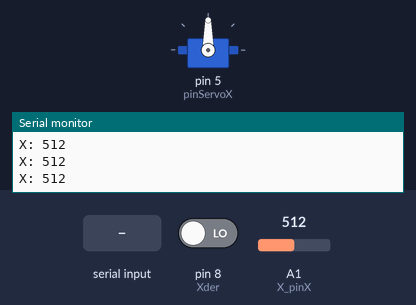
Bench run of a sketch on a simulated Arduino Uno, built with avr-gcc and run on an emulated ATmega328P. On the bench: servo, the last lines printed to the serial monitor. Inputs (shaded band) come from the test bench; at power-on: A1 (X_pinX) = 512, pin 8 (Xder) LOW.

Above: at 1.2 s.
1.3 s: A1 (X_pinX) set to 425
2.8 s: A1 (X_pinX) set to 397
At 4.0 s:
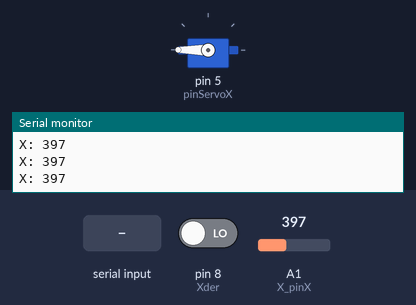
4.3 s: A1 (X_pinX) set to 1023
At 5.3 s:
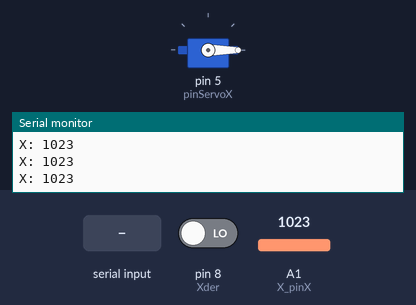
5.8 s: "g" received over Serial
At 7.1 s:
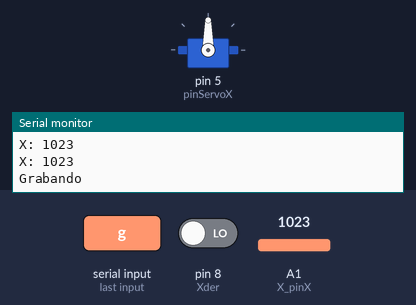
8.3 s: A1 (X_pinX) set to 626
11.3 s: A1 (X_pinX) set to 602
At 12.0 s:
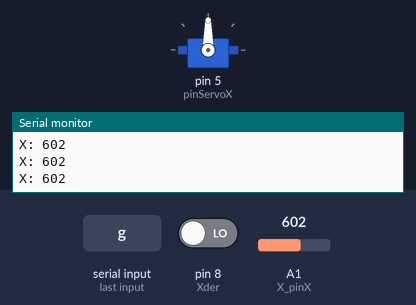
Timing chart, 0 to 13.8 s (numbered marks = the images above; inputs shaded):
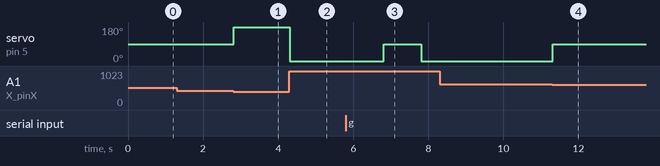

Measured:
- the behaviour switches between 412 and 411 on A1 (X_pinX) (found by bisection; images 0 and 1)
- after the input at 2.8 s, servo on pin 5 (pinServoX): 90° → 180° at once
- after the input at 4.3 s, servo on pin 5 (pinServoX): 180° → 0° at once
- after the input at 5.8 s, servo on pin 5 (pinServoX): 0° → 90° after 1.0 s, → 0° 1.0 s later
- after the input at 11.3 s, servo on pin 5 (pinServoX): 0° → 90° at once

The sketch:

Actividad-5.1.ino
```cpp
#include <Servo.h>

#define boton_pin 13 // pin digital para el botón
#define Y_pinY A0 // pin analógico para leer eje X
#define X_pinX A1 // pin analógico para leer eje X

#define DERECHA 0
#define IZQUIERDA 1
#define PARADA 2

#define sizearray 5

int Xder = 8;
int Xizq = 13;

int Yab = 7;
int Yar = 11;

Servo servoX;
int pinServoX = 5;

int posicion[sizearray];
long tiempo[sizearray];
int i;

long tiempoInicial;

int modo;
int modoAnterior;
int grabando;
int reproduciendo;

void setup() {
  Serial.begin(9600);
  servoX.attach(pinServoX);

  pinMode(Xder, INPUT);

  modo = PARADA;
  grabando = 0;
  reproduciendo = 0;
  i = 0;
}

void loop() {
  int valorX = analogRead(X_pinX);
  Serial.println("X: "+String(valorX));

  if(valorX < 412){
    servoX.write(180);

    grabar();
    modoAnterior = modo;
    modo = IZQUIERDA;
    tiempoInicial = millis();
  }
  else if(valorX > 412 && valorX < 612){
    servoX.write(90);

    grabar();
    modoAnterior = modo;
    modo = PARADA;
    tiempoInicial = millis();
  }
  else if(valorX > 612){
    servoX.write(0);

    grabar();
    modoAnterior = modo;
    modo = DERECHA;
    tiempoInicial = millis();
  }

  if(Serial.available() != 0){

    if(Serial.readString() == "g"){
      Serial.println("Grabando");
      grabando = 1;
      reproduciendo = 0;
      i = 0;
      irA0();
    }

    if(Serial.readString() == "r"){
      Serial.println("Reproduciendo");
      grabando = 0;
      reproduciendo = 1;
      i = 0;
      irA0();
    }

  }

  if(reproduciendo == 1){
    Serial.println("reproducion");
    int j;
    for(j = 0; j < sizeof(posicion)/sizeof(int); j++){
      if(posicion[i] == DERECHA){
        servoX.write(0);
        delay(tiempo[i]);
      }
      else if(posicion[i] == IZQUIERDA){
        servoX.write(180);
        delay(tiempo[i]);
      }
      else if(posicion[i] == PARADA){
        servoX.write(90);
        delay(tiempo[i]);
      }
    }
  }

}

void grabar(){
  if(modo != modoAnterior && grabando == 1){
    int tiempoFin = millis() - tiempoInicial;
    posicion[i] = modo;
    tiempo[i] = tiempoFin;
    i++;
  }
}

void irA0(){
  servoX.write(0);
  while(digitalRead(Xder) == HIGH) { Serial.println("Xder:" + String(digitalRead(Xder))); }
  servoX.write(90);
}
```
